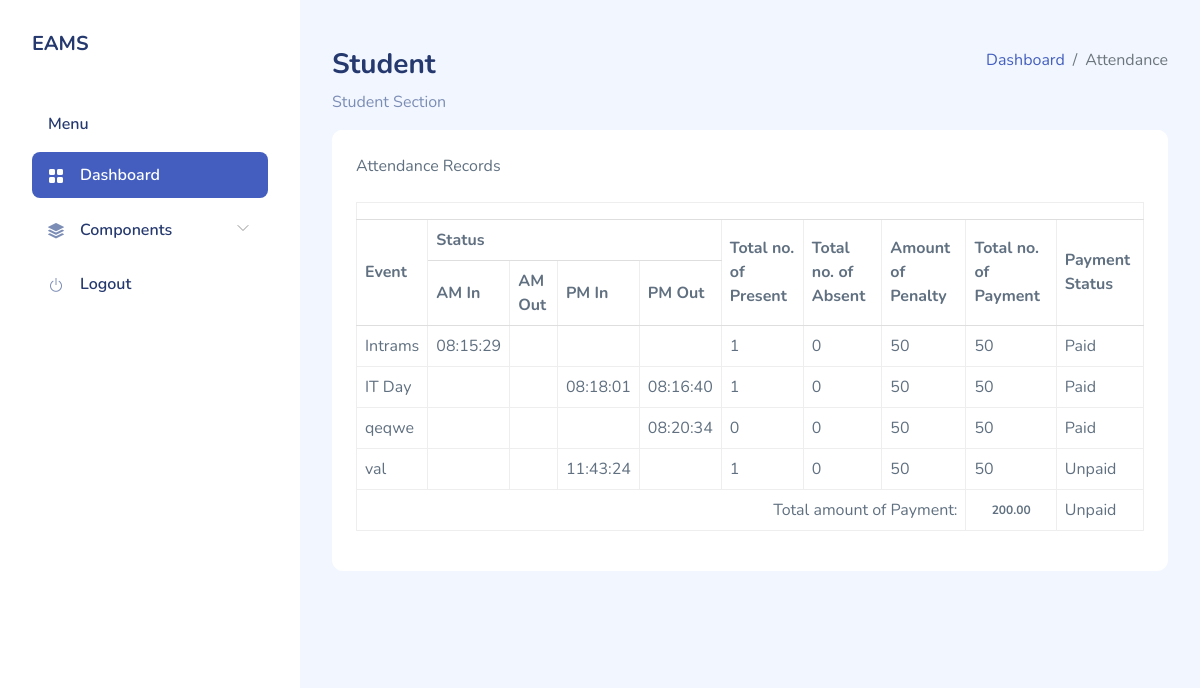
The page /student/attendance.php (signed in) on the database its author committed.
### tables this page shows
CREATE TABLE `tblevent` (
  `eventid` bigint(20) NOT NULL,
  `title_event` varchar(255) NOT NULL,
  `venue` varchar(255) NOT NULL,
  `duration` varchar(255) NOT NULL,
  `from_` varchar(255) NOT NULL,
  `to_` varchar(255) NOT NULL,
  `officer_id` varchar(255) NOT NULL,
  `program_idd` varchar(255) NOT NULL,
  `time_in_morning` varchar(255) NOT NULL,
  `time_out_morning` varchar(255) NOT NULL,
  `time_in_afternoon` varchar(255) NOT NULL,
  `time_out_afternoon` varchar(255) NOT NULL,
  `amount` varchar(255) NOT NULL,
  `sem` varchar(255) NOT NULL,
  `dt_event` timestamp NOT NULL DEFAULT current_timestamp() ON UPDATE current_timestamp()
);

### student/attendance.php (the view, shortened to what this page needs)
<?php
	include '../sql/sql.php';
 ?>
<!DOCTYPE html>
<html>
<head>
	<?php include 'include/css.php'; ?>
<body>
	<div id="app">
		<?php include 'include/sidebar.php'; ?>
		<div id="main">
            <div class="page-heading">
            	<div class="page-title">
			        <div class="row">
			            <div class="col-12 col-md-6 order-md-1 order-last">
			                <h3>Student</h3>
			                <p class="text-subtitle text-muted">Student Section</p>
			            </div>
			            <div class="col-12 col-md-6 order-md-2 order-first">
			                <nav aria-label="breadcrumb" class="breadcrumb-header float-start float-lg-end">
			                    <ol class="breadcrumb">
			                        <li class="breadcrumb-item"><a href="index.html">Dashboard</a></li>
			                        <li class="breadcrumb-item active" aria-current="page">Attendance</li>
			                    </ol>
			                </nav>
			            </div>
			        </div>
			    </div>
			    <section  class="section">
			    	<div class="card">
			    		<div class="card-header">
			                Attendance Records
			            </div>
			            <div class="card-body">
			            	<?php
			            		$studentId = $_SESSION['studid'];
								$qryAttendance = $conn->query("
								    SELECT
								        e.eventid,
								        e.title_event,
								        MAX(CASE WHEN a.session = 'Morning' AND a.type_ = 'Time In' THEN a.attendance ELSE '' END) AS am_in,
								        MAX(CASE WHEN a.session = 'Morning' AND a.type_ = 'Time Out' THEN a.attendance ELSE '' END) AS am_out,
								        MAX(CASE WHEN a.session = 'Afternoon' AND a.type_ = 'Time In' THEN a.attendance ELSE '' END) AS pm_in,
								        MAX(CASE WHEN a.session = 'Afternoon' AND a.type_ = 'Time Out' THEN a.attendance ELSE '' END) AS pm_out,
								        COUNT(CASE WHEN a.type_ = 'Time In' THEN 1 END) AS total_present,
								        COUNT(CASE WHEN a.type_ = 'Absent' THEN 1 END) AS total_absent,
								        e.amount,
								        IFNULL(p.status, 'Unpaid') AS payment_status
								    FROM tblattendance a
								    JOIN tblevent e ON a.event_id = e.eventid
								    LEFT JOIN tblpayment p ON p.pay_eventid = e.eventid AND p.stud_payid = '$studentId'
								    WHERE a.id_student = '$studentId'
								    GROUP BY e.eventid, e.title_event, e.amount, p.status
								") or die($conn->error);
								$totalAmount = 0;
								$isFullPaid = true;
								echo '<table class="table table-bordered">
					                    <thead>
					                        <tr>
					                            <th colspan="11"></th>
					                        </tr>
					                        <tr>
					                            <th rowspan="2">Event</th>
					                            <th colspan="4">Status</th>
					                            <th rowspan="2">Total no. of Present</th>
					                            <th rowspan="2">Total no. of Absent</th>
					                            <th rowspan="2">Amount of Penalty</th>
					                            <th rowspan="2">Total no. of Payment</th>
					                            <th rowspan="2">Payment Status</th>
					                        </tr>
					                        <tr class="status-row">
					                            <th>AM In</th>
					                            <th>AM Out</th>
					                            <th>PM In</th>
					                            <th>PM Out</th>
					                        </tr>
					                    </thead>
					                    <tbody>';
					            while ($rowAttendance = $qryAttendance->fetch_assoc()) {
						    $penaltyAmount = floatval($rowAttendance['amount']);
						    $totalAmount += $penaltyAmount;
						    $paymentStatus = $rowAttendance['payment_status'];
						    $isPaid = strtolower($paymentStatus) === 'paid';
						    if (!$isPaid) {
						        $isFullPaid = false;
						    }
						    echo "<tr>
						            <td>{$rowAttendance['title_event']}</td>
						            <td>{$rowAttendance['am_in']}</td>
						            <td>{$rowAttendance['am_out']}</td>
						            <td>{$rowAttendance['pm_in']}</td>
						            <td>{$rowAttendance['pm_out']}</td>
						            <td class='totalPresent'>{$rowAttendance['total_present']}</td>
						            <td class='totalAbsent'>{$rowAttendance['total_absent']}</td>
						            <td class='amountpenalty'>{$rowAttendance['amount']}</td>
						            <td class='totalPayment'>{$rowAttendance['amount']}</td>
						            <td class='payment-status " . strtolower($paymentStatus) . "'>$paymentStatus</td>
						          </tr>";
						}
						echo "<tr>
						        <td colspan='8' class='full-width' style='text-align:end;'>Total amount of Payment:</td>
						        <td id='totalAmountPaymentFirstSemester' style='font-weight: bold; text-align: center; font-size: 12px;'>" . number_format($totalAmount, 2) . "</td>
						        <td class='payment-status " . ($isFullPaid ? 'paid' : 'unpaid') . "'>" . ($isFullPaid ? 'Paid' : 'Unpaid') . "</td>
						      </tr>
						    </tbody>
						    </table>";
			            	 ?>
			            </div>
			    	</div>
			    </section>
            </div>
		</div>
	</div>
</body>
</html>

### assets/css/app.css (style rules this page uses)
.card { margin-bottom:2.2rem;border:none }
.card .card-header { border:none }
.card .card-header~.card-body { padding-top:0 }
.card .card-body { padding:1.5rem }
.dataTable-table td,.dataTable-table thead th,.table td,.table thead th { vertical-align:middle }
.dataTable-table:not(.table-borderless) thead th,.table:not(.table-borderless) thead th { border-bottom:1px solid #dedede!important }
#main { margin-left:300px;padding:2rem }
.page-heading { margin:0 0 2rem }
.page-heading h3 { font-weight:700 }
a { text-decoration:none }

### rows shown on the page
tblevent: title_event "Intrams", am_in "08:15:29", total_present "1", total_absent "0", amount "50", paymentStatus "Paid"
tblevent: title_event "IT Day", pm_in "08:18:01", pm_out "08:16:40", total_present "1", total_absent "0", amount "50", paymentStatus "Paid"
tblevent: title_event "qeqwe", pm_out "08:20:34", total_present "0", total_absent "0", amount "50", paymentStatus "Paid"
tblevent: title_event "val", pm_in "11:43:24", total_present "1", total_absent "0", amount "50", paymentStatus "Unpaid"

### other values the page prints
$totalAmount "200.00"
